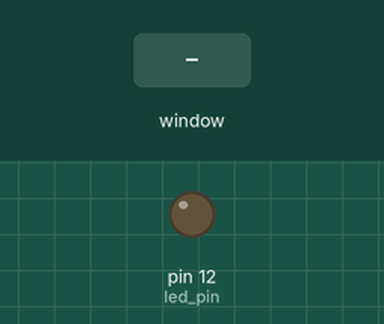
This program was run on a simulated Raspberry Pi (header pin numbers). Shown: output pins drawn as LEDs (lit = HIGH). Inputs (shaded band) come from the test bench. The desktop window is not drawn, its controls go by their first labels and the mouse button is held 0.15 s.

Above: at 1.2 s.
1.3 s: control labelled "LED On" in the window clicked
At 2.5 s:
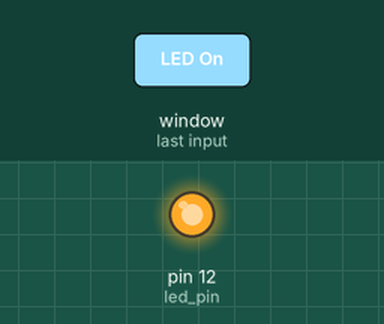
2.8 s: control labelled "LED Off" in the window clicked
At 3.8 s:
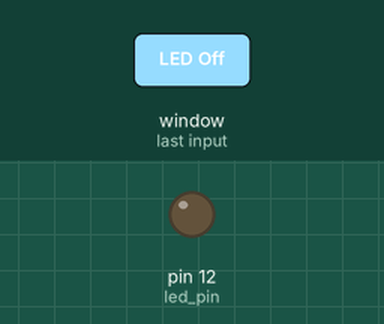
Timing chart, 0 to 5.8 s (numbered marks = the images above; inputs shaded):
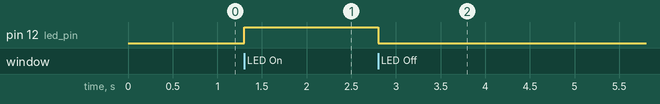

Measured:
- after the input at 1.3 s, pin 12 (led_pin): LOW → HIGH at once
- after the input at 2.8 s, pin 12 (led_pin): HIGH → LOW at once

The program:

script.py
```python
import RPi.GPIO as GPIO
import time
import tkinter

led_pin = 12

GPIO.setwarnings(False)
GPIO.setmode(GPIO.BOARD)
GPIO.setup(led_pin, GPIO.OUT)


def led_on():
    GPIO.output( led_pin, GPIO.HIGH )

def led_off():
    GPIO.output( led_pin, GPIO.LOW )

window = tkinter.Tk()
window.title("Basic HMI")

label = tkinter.Label(window, text="Basic HMI using Raspberry Pi 4 and Yocto image")
label.pack()

button_on = tkinter.Button(window, text="LED On", height=10, width=20, command = lambda: led_on())
button_off = tkinter.Button(window, text="LED Off", height=10, width=20, command = lambda: led_off())

button_on.pack()
button_off.pack()

window.mainloop()
```
